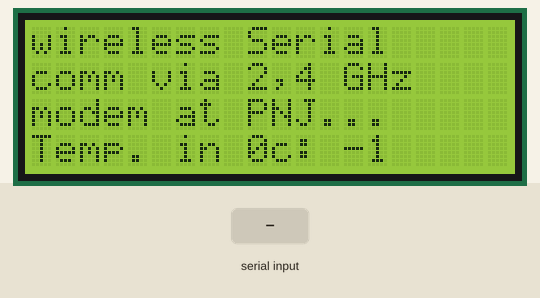
This sketch was run on a simulated Arduino Uno, built with avr-gcc and run on an emulated ATmega328P. Shown: 20×4 character LCD. The test bench sets the inputs (shaded band). What the sketch prints to the serial monitor is not drawn.

Above: at 1.2 s.
1.3 s: byte 30 received over Serial
At 1.58 s:
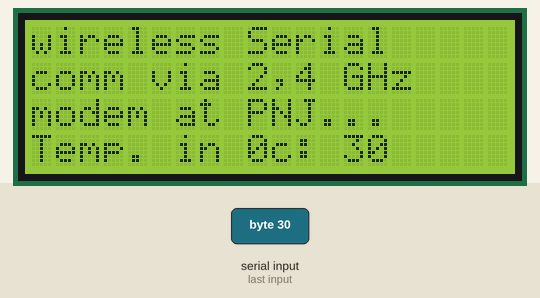
3.1 s: byte 90 received over Serial
4.8 s: byte 120 received over Serial
At 5.5 s:
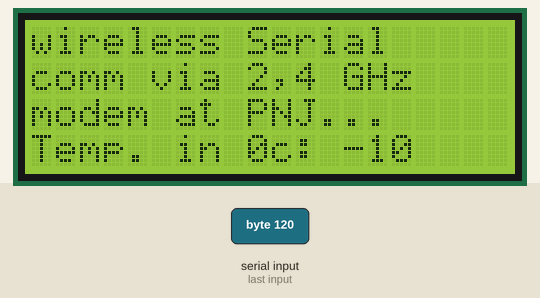
Timing chart, 0 to 7.8 s (numbered marks = the images above; inputs shaded):
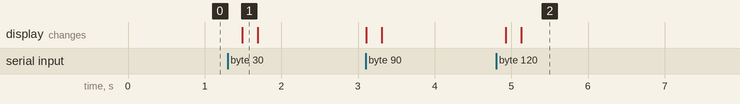

The sketch:

receiver.ino
```cpp
#include <LiquidCrystal.h>
LiquidCrystal lcd(13,12,11,10,9,8);

void setup ()
{
  lcd.begin(20,4);
  Serial.begin(9600);
  lcd.setCursor(0,0);
  lcd.print("wireless Serial ");
  lcd.setCursor(0,1);
  lcd.print("comm via 2,4 GHz");
  lcd.setCursor(0,2);
  lcd.print("modem at PNJ...");
}

void loop()
  {
   int TEMP_VALUE=Serial.read();
   lcd.setCursor(0,3);
   lcd.print("Temp. in 0c:");
   lcd.setCursor(13,3);
   lcd.print(TEMP_VALUE);
   delay(100);
   Serial.print("TEMP_VAL");
   Serial.println(TEMP_VALUE);
  delay(100);
}
```

Measured:
- after the input at 1.3 s, the display: changes after 0.19 s (image 1)
- after the input at 4.8 s, the display: first changes after 0.13 s (image 2 shows a later state)
